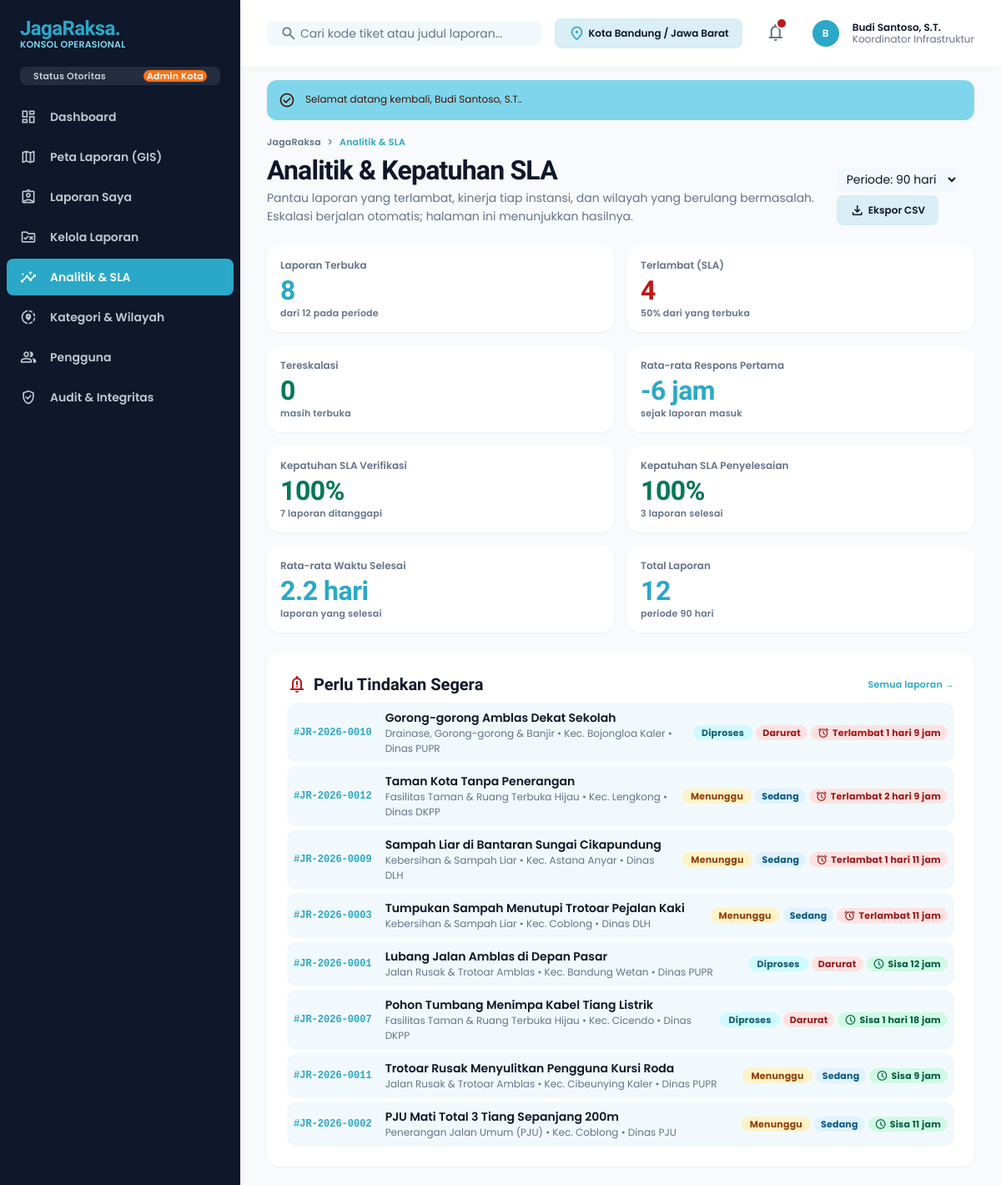
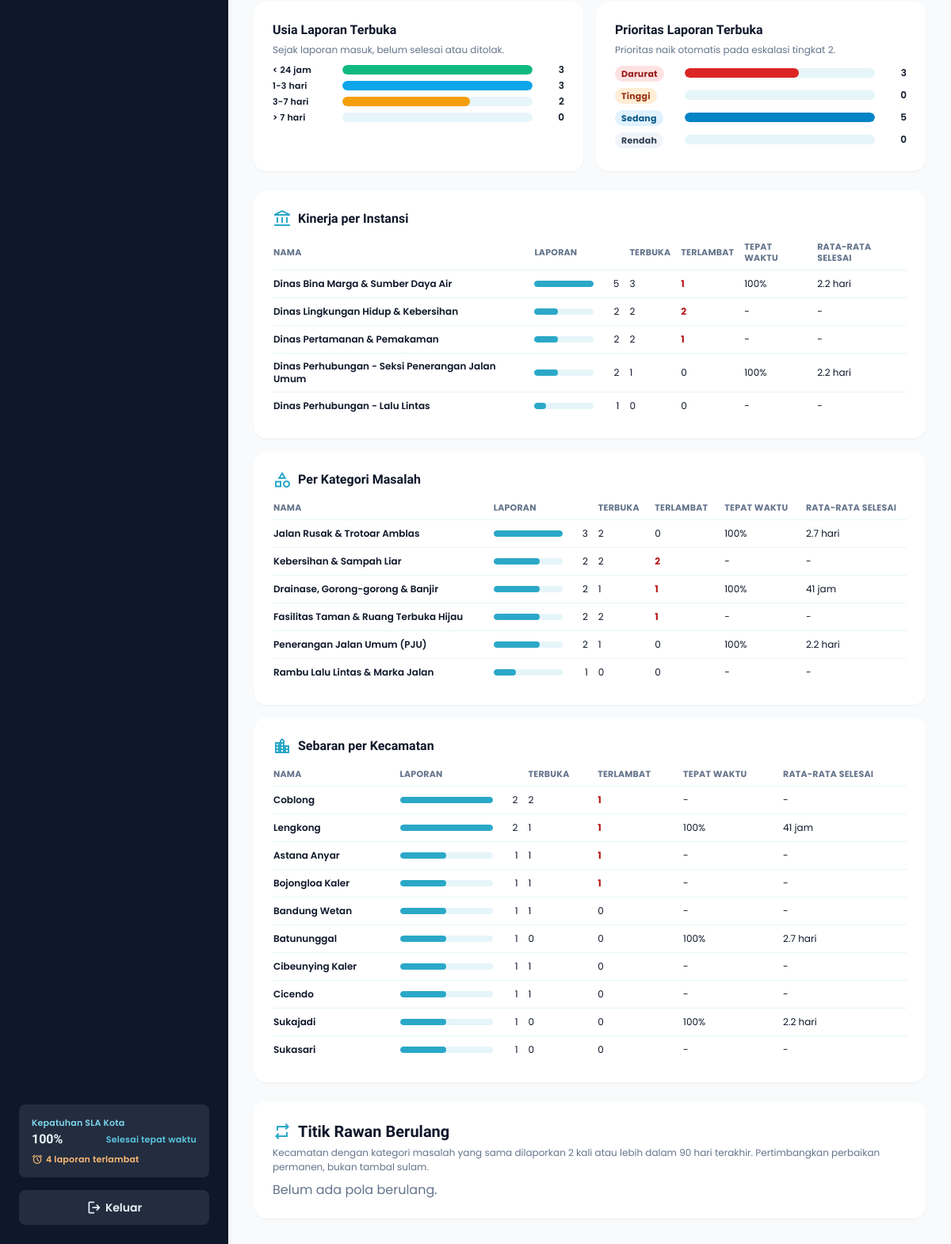
The app's page /analitik.php (signed in) with its own data (2 pictures, top to bottom).
### tables this page shows
CREATE TABLE users (
  id          BIGINT UNSIGNED NOT NULL AUTO_INCREMENT,
  name        VARCHAR(150) NOT NULL,
  username    VARCHAR(50)  NOT NULL,
  email       VARCHAR(190) NOT NULL,
  phone       VARCHAR(25)  NULL,
  password    VARCHAR(255) NOT NULL,                  
  role        ENUM('admin','petugas','pelapor') NOT NULL DEFAULT 'pelapor',
  jabatan     VARCHAR(120) NULL,
  agency_id   INT UNSIGNED NULL,
  is_active   TINYINT(1)   NOT NULL DEFAULT 1,
  last_login  DATETIME     NULL,
  created_at  TIMESTAMP NOT NULL DEFAULT CURRENT_TIMESTAMP,
  PRIMARY KEY (id),
  UNIQUE KEY uq_users_username (username),
  UNIQUE KEY uq_users_email (email),
  KEY idx_users_role (role),
  CONSTRAINT fk_users_agency FOREIGN KEY (agency_id) REFERENCES agencies (id) ON DELETE SET NULL
);

CREATE TABLE reports (
  id            BIGINT UNSIGNED NOT NULL AUTO_INCREMENT,
  ticket_code   VARCHAR(20) NOT NULL,                     
  user_id       BIGINT UNSIGNED NOT NULL,
  category_id   INT UNSIGNED NOT NULL,
  district_id   INT UNSIGNED NULL,
  agency_id     INT UNSIGNED NULL,                        
  assigned_to   BIGINT UNSIGNED NULL,                     
  title         VARCHAR(255) NOT NULL,
  description   TEXT NOT NULL,
  address       VARCHAR(500) NOT NULL,
  latitude      DECIMAL(10,8) NULL,
  longitude     DECIMAL(11,8) NULL,
  impact_level  ENUM('sedang','bahaya') NOT NULL DEFAULT 'sedang',
  is_anonymous  TINYINT(1) NOT NULL DEFAULT 0,
  status        ENUM('pending','proses','selesai','ditolak') NOT NULL DEFAULT 'pending',
  resolved_at   DATETIME NULL,
   
  priority          ENUM('rendah','sedang','tinggi','darurat') NOT NULL DEFAULT 'sedang',
  respond_due_at    DATETIME NULL,                        
  resolve_due_at    DATETIME NULL,                        
  first_response_at DATETIME NULL,
  escalation_level  TINYINT UNSIGNED NOT NULL DEFAULT 0,  
  escalated_at      DATETIME NULL,
   
  deleted_at    DATETIME NULL,
  deleted_by    BIGINT UNSIGNED NULL,
  delete_reason VARCHAR(255) NULL,
  created_at    TIMESTAMP NOT NULL DEFAULT CURRENT_TIMESTAMP,
  updated_at    TIMESTAMP NOT NULL DEFAULT CURRENT_TIMESTAMP ON UPDATE CURRENT_TIMESTAMP,
  PRIMARY KEY (id),
  UNIQUE KEY uq_reports_ticket (ticket_code),
  KEY idx_rep_deleted (deleted_at),
  KEY idx_rep_sla (status, respond_due_at, resolve_due_at),
  KEY idx_rep_priority (priority),
  KEY idx_rep_category (category_id),
  KEY idx_rep_district (district_id),
  KEY idx_rep_status (status),
  KEY idx_rep_created (created_at),
  KEY idx_rep_user (user_id),
  CONSTRAINT fk_rep_user     FOREIGN KEY (user_id)     REFERENCES users (id)      ON DELETE RESTRICT,
  CONSTRAINT fk_rep_cat      FOREIGN KEY (category_id) REFERENCES categories (id),
  CONSTRAINT fk_rep_district FOREIGN KEY (district_id) REFERENCES districts (id)  ON DELETE SET NULL,
  CONSTRAINT fk_rep_agency   FOREIGN KEY (agency_id)   REFERENCES agencies (id)   ON DELETE SET NULL,
  CONSTRAINT fk_rep_assignee FOREIGN KEY (assigned_to) REFERENCES users (id)      ON DELETE SET NULL,
  CONSTRAINT fk_rep_deleter  FOREIGN KEY (deleted_by)  REFERENCES users (id)      ON DELETE SET NULL
);

CREATE TABLE categories (
  id          INT UNSIGNED NOT NULL AUTO_INCREMENT,
  slug        VARCHAR(80)  NOT NULL,
  name        VARCHAR(120) NOT NULL,
  icon        VARCHAR(50)  NOT NULL DEFAULT 'report',     
  agency_id   INT UNSIGNED NULL,                          
  description TEXT NULL,
  PRIMARY KEY (id),
  UNIQUE KEY uq_categories_slug (slug),
  CONSTRAINT fk_cat_agency FOREIGN KEY (agency_id) REFERENCES agencies (id) ON DELETE SET NULL
);

CREATE TABLE districts (
  id        INT UNSIGNED NOT NULL AUTO_INCREMENT,
  name      VARCHAR(100) NOT NULL,
  city      VARCHAR(100) NOT NULL DEFAULT 'Kota Bandung',
  latitude  DECIMAL(10,8) NULL,
  longitude DECIMAL(11,8) NULL,
  PRIMARY KEY (id)
);

CREATE TABLE agencies (
  id          INT UNSIGNED NOT NULL AUTO_INCREMENT,
  code        VARCHAR(20)  NOT NULL,
  name        VARCHAR(150) NOT NULL,
  created_at  TIMESTAMP NOT NULL DEFAULT CURRENT_TIMESTAMP,
  PRIMARY KEY (id),
  UNIQUE KEY uq_agencies_code (code)
);

### analitik.php (the view, shortened to what the rows shown need)
<?php
require_once __DIR__ . '/config.php';
$user      = require_role('admin', 'petugas');
$days    = (int)($_GET['hari'] ?? 90);
$since = $days ? "AND r.created_at >= (NOW() - INTERVAL $days DAY)" : '';
$base  = "r.deleted_at IS NULL $since";
$OPEN  = "r.status IN ('pending','proses')";
$OVER  = sql_overdue_expr('r');
$queue = db()->query("SELECT r.id, r.ticket_code, r.title, r.status, r.priority, r.created_at, r.respond_due_at, r.resolve_due_at, r.resolved_at, r.escalation_level,
                             c.name cat_name, d.name district_name, a.code agency_code
                      FROM reports r JOIN categories c ON c.id = r.category_id
                      LEFT JOIN districts d ON d.id = r.district_id LEFT JOIN agencies a ON a.id = r.agency_id
                      WHERE r.deleted_at IS NULL AND $OPEN
                      ORDER BY ($OVER) DESC, FIELD(r.priority, 'darurat', 'tinggi', 'sedang', 'rendah'), r.created_at LIMIT 10")->fetchAll();
$prioOpen = array_fill_keys(PRIORITY_ORDER, 0);
foreach (db()->query("SELECT priority, COUNT(*) n FROM reports WHERE deleted_at IS NULL AND status IN ('pending','proses') GROUP BY priority")->fetchAll() as $x) {
    $prioOpen[$x['priority']] = (int)$x['n'];
}
$grp = function ($table, $fk) use ($base, $OPEN, $OVER) {
    return db()->query("SELECT t.name, COUNT(r.id) total, SUM($OPEN) open_n, SUM($OPEN AND $OVER) overdue,
                               SUM(r.status = 'selesai') done, SUM(r.status = 'selesai' AND r.resolved_at <= r.resolve_due_at) ontime,
                               AVG(CASE WHEN r.status = 'selesai' THEN TIMESTAMPDIFF(HOUR, r.created_at, r.resolved_at) END) avg_h
                        FROM $table t LEFT JOIN reports r ON r.$fk = t.id AND $base
                        GROUP BY t.id, t.name ORDER BY total DESC, overdue DESC, t.name")->fetchAll();
};
$byAgency   = $grp('agencies', 'agency_id');
$byCategory = $grp('categories', 'category_id');
$byDistrict = $grp('districts', 'district_id');
$card = 'bg-surface-container-lowest rounded-xl shadow-sm p-space-lg';
function group_table($title, $icon, $rows)
{
    $max = 1;
    foreach ($rows as $x) {
        $max = max($max, (int)$x['total']);
    }
    ob_start(); ?>
    <div class="bg-surface-container-lowest rounded-xl shadow-sm p-space-lg">
      <div class="overflow-x-auto">
      <table class="w-full text-left min-w-[520px]">
        <thead class="font-label-sm text-label-sm text-on-surface-variant uppercase"><tr><th class="py-2 pr-3">Nama</th><th class="py-2 pr-3">Laporan</th><th class="py-2 pr-3">Terbuka</th><th class="py-2 pr-3">Terlambat</th><th class="py-2 pr-3">Tepat waktu</th><th class="py-2">Rata-rata selesai</th></tr></thead>
        <?php foreach ($rows as $x): $t = (int)$x['total']; $done = (int)$x['done']; $ov = (int)$x['overdue']; $h = $x['avg_h']; ?>
        <?php endforeach; ?>
      </table></div>
    </div>
    <?php
    return ob_get_clean();
}
include __DIR__ . '/includes/app_top.php';
?>
<div class="flex flex-col md:flex-row md:items-end justify-between gap-space-md mb-space-lg">
  <div class="max-w-2xl">
    <h1 class="font-headline-xl text-headline-xl tracking-tight">Analitik &amp; Kepatuhan SLA</h1>
  </div>
</div>
<div class="<?= $card ?> mb-space-lg">
  <div class="flex flex-col gap-space-xs">
  <?php foreach ($queue as $r): ?>
    <a href="kelola-laporan.php?id=<?= (int)$r['id'] ?>" class="flex flex-col md:flex-row md:items-center gap-space-xs md:gap-space-md p-space-sm rounded-lg bg-surface-container-low hover:bg-surface-container transition-colors">
      <span class="font-mono text-body-sm text-primary font-bold whitespace-nowrap">#<?= e($r['ticket_code']) ?></span>
      <span class="flex-1 min-w-0"><span class="block font-label-lg text-label-lg truncate"><?= e($r['title']) ?></span>
        <span class="block font-body-sm text-body-sm text-on-surface-variant"><?= e($r['cat_name']) ?> • Kec. <?= e($r['district_name'] ?? '-') ?><?= $r['agency_code'] ? ' • Dinas ' . e($r['agency_code']) : ' • Belum disposisi' ?></span></span>
      <span class="flex flex-wrap items-center gap-1"><?= status_badge($r['status']) ?><?= priority_badge($r['priority']) ?><?= sla_badge($r) ?><?php if ((int)$r['escalation_level'] > 0): ?><span class="font-label-sm text-label-sm text-orange-700">Eskalasi <?= (int)$r['escalation_level'] ?></span><?php endif; ?></span>
    </a>
  <?php endforeach; ?>
  </div>
</div>
<div class="grid grid-cols-1 lg:grid-cols-2 gap-gutter-sm mb-space-lg">
  <div class="<?= $card ?>">
    <?php $mx = max(1, max($prioOpen)); foreach (array_reverse(PRIORITY_ORDER) as $p): ?>
      <div class="flex items-center gap-2 mb-space-xs"><span class="w-20"><?= priority_badge($p) ?></span>
        <div class="flex-1 h-3 bg-surface-container rounded-full overflow-hidden"><div class="h-full rounded-full" style="width:<?= round($prioOpen[$p] / $mx * 100) ?>%;background:<?= PRIORITY_META[$p]['color'] ?>"></div></div><span class="w-8 text-right font-label-md text-label-md"><?= $prioOpen[$p] ?></span></div>
    <?php endforeach; ?>
  </div>
</div>
<div class="flex flex-col gap-gutter-sm mb-space-lg">
  <?= group_table('Kinerja per Instansi', 'account_balance', $byAgency) ?>
  <?= group_table('Per Kategori Masalah', 'category', $byCategory) ?>
  <?= group_table('Sebaran per Kecamatan', 'location_city', $byDistrict) ?>
</div>
<?php include __DIR__ . '/includes/app_bottom.php'; ?>

### includes/app_top.php (shortened to what the rows shown need)
<?php
require_once __DIR__ . '/../config.php';
$user = $user ?? require_login();
if (is_staff($user)) {
    run_escalation();
}
include __DIR__ . '/head.php';
?>
<body class="bg-background font-body-md text-on-surface antialiased">
<aside id="sidebar" class="fixed left-0 top-0 h-full w-72 bg-inverse-surface text-inverse-on-surface z-[1200] flex flex-col justify-between shadow-[0_1px_8px_rgba(16,42,67,0.08)] -translate-x-full lg:translate-x-0 transition-transform">
  <div class="flex flex-col">
    <div class="px-space-lg mb-space-md">
      <div class="flex items-center justify-between px-space-md py-space-xs rounded bg-surface-variant/10">
        <span class="font-label-sm text-label-sm text-inverse-on-surface/80">Status Otoritas</span>
        <span class="font-label-sm text-label-sm px-space-xs rounded bg-tertiary-container text-on-tertiary-container"><?= e(role_label($user['role'])) ?></span>
      </div>
    </div>
  </div>
</aside>
<div class="lg:pl-72">
  <header class="fixed top-0 left-0 lg:left-72 right-0 h-20 bg-surface-container-lowest/90 backdrop-blur-md shadow-[0_1px_8px_rgba(16,42,67,0.04)] z-[1100] flex items-center justify-between px-margin-mobile lg:px-gutter-lg gap-space-md">
    <div class="flex items-center gap-space-lg">
      <div class="flex items-center gap-space-md pl-space-xs">
        <?= user_avatar($user) ?>
        <div class="hidden sm:flex flex-col text-left">
          <span class="font-label-md text-label-md text-on-surface leading-none"><?= e($user['name']) ?></span>
          <span class="font-body-sm text-body-sm text-on-surface-variant leading-none mt-space-2xs"><?= e($user['jabatan'] ?: role_label($user['role'])) ?></span>
        </div>
      </div>
    </div>
  </header>
  <main class="relative pt-20 bg-background min-h-screen px-margin-mobile lg:px-gutter-lg py-space-xl">
    <div class="flex flex-col w-full pt-space-md">

### config.php (shortened to what the rows shown need)
<?php
function db()
{
    static $pdo = null;
    if ($pdo === null) {
        try {
            $pdo = new PDO(
                'mysql:host=' . DB_HOST . ';port=' . DB_PORT . ';dbname=' . DB_NAME . ';charset=utf8mb4',
                DB_USER,
                DB_PASS,
                [
                    PDO::ATTR_ERRMODE            => PDO::ERRMODE_EXCEPTION,
                    PDO::ATTR_DEFAULT_FETCH_MODE => PDO::FETCH_ASSOC,
                    PDO::ATTR_EMULATE_PREPARES   => true,
                ]
            );
            $pdo->exec("SET time_zone = '+07:00'");
        } catch (PDOException $ex) {
            http_response_code(500);
            $msg = 'Koneksi database gagal. Pastikan MySQL berjalan, database.sql sudah diimpor, dan kredensial di config.php benar.';
            if (APP_DEBUG) {
                $msg .= "\n\nDetail: " . $ex->getMessage() . "\n\nBuka diagnosa.php untuk pemeriksaan lengkap.";
            }
            header('Content-Type: text/plain; charset=utf-8');
            exit($msg);
        }
    }
    return $pdo;
}
function e($v)
{
    return htmlspecialchars((string)$v, ENT_QUOTES | ENT_SUBSTITUTE, 'UTF-8');
}
function current_user()
{
    static $loaded = false, $user = null;
    if (!$loaded) {
        if (!empty($_SESSION['uid'])) {
            $st = db()->prepare('SELECT u.*, a.name AS agency_name FROM users u
                                 LEFT JOIN agencies a ON a.id = u.agency_id
                                 WHERE u.id = ? AND u.is_active = 1');
            $st->execute([(int)$_SESSION['uid']]);
            $user = $st->fetch() ?: null;
        }
    }
    return $user;
}
function require_login()
{
    $u = current_user();
    return $u;
}
function require_role(...$roles)
{
    $u = require_login();
    return $u;
}
function role_label($role)
{
    $m = ['admin' => 'Admin Kota', 'petugas' => 'Petugas Lapangan', 'pelapor' => 'Warga Pelapor'];
    return $m[$role] ?? $role;
}
function user_avatar($u)
{
    $initial = mb_strtoupper(mb_substr($u['name'], 0, 1));
    return '<div class="w-8 h-8 rounded-full bg-primary-container text-on-primary-container flex items-center justify-center font-label-md text-label-md">'
        . e($initial) . '</div>';
}
function status_badge($s, $extra = '')
{
    $m = STATUS_META[$s] ?? STATUS_META['pending'];
    return '<span class="px-2.5 py-0.5 rounded-full font-label-sm text-label-sm font-bold ' . $m['badge'] . ' ' . $extra . '">'
        . e($m['label']) . '</span>';
}
require_once __DIR__ . '/includes/core_v2.php';

### includes/core_v2.php (shortened to what the rows shown need)
<?php
function dur_text($sec)
{
    $sec = abs((int)$sec);
    if ($sec < 86400) {
        return (int)floor($sec / 3600) . ' jam';
    }
    $d = (int)floor($sec / 86400);
    $h = (int)floor(($sec % 86400) / 3600);
    return $d . ' hari' . ($h ? ' ' . $h . ' jam' : '');
}
function sql_overdue_expr($a = 'r')
{
    return "(CASE WHEN {$a}.status = 'pending' THEN {$a}.respond_due_at ELSE {$a}.resolve_due_at END) < NOW()";
}
function sla_state($r)
{
    $st = $r['status'];
    $due  = $st === 'pending' ? ($r['respond_due_at'] ?? null) : ($r['resolve_due_at'] ?? null);
    $what = $st === 'pending' ? 'verifikasi' : 'penyelesaian';
    $left = strtotime($due) - time();
    if ($left < 0) {
        return ['key' => 'overdue', 'label' => 'Terlambat ' . dur_text($left), 'badge' => 'bg-red-100 text-red-800', 'late' => true, 'what' => $what, 'left' => $left];
    }
    return ['key' => 'ok', 'label' => 'Sisa ' . dur_text($left), 'badge' => 'bg-emerald-100 text-emerald-800', 'late' => false, 'what' => $what, 'left' => $left];
}
function run_escalation($force = false)
{
    try {
        $rows = db()->query("SELECT id, ticket_code, title, status, priority, agency_id, user_id, respond_due_at, resolve_due_at, escalation_level
                             FROM reports WHERE deleted_at IS NULL AND status IN ('pending','proses') AND escalation_level < 2")->fetchAll();
    } catch (Throwable $ex) {
        return 0;
    }
    $count = 0;
    foreach ($rows as $r) {
        try {
            $due = $r['status'] === 'pending' ? $r['respond_due_at'] : $r['resolve_due_at'];
            $late = time() - strtotime($due);
            if ($late <= 0) {
                continue;
            }
            $count++;
        } catch (Throwable $ex) {
        }
    }
    return $count;
}
function priority_badge($p)
{
    $m = PRIORITY_META[$p] ?? PRIORITY_META['sedang'];
    return '<span class="px-2 py-0.5 rounded-full font-label-sm text-label-sm font-bold ' . $m['badge'] . '">' . e($m['label']) . '</span>';
}
function sla_badge($r)
{
    $s   = sla_state($r);
    $ico = ['overdue' => 'alarm', 'warning' => 'hourglass_top', 'ok' => 'schedule', 'done_ok' => 'task_alt', 'done_late' => 'alarm', 'closed' => 'block', 'none' => 'schedule'][$s['key']] ?? 'schedule';
    return '<span class="inline-flex items-center gap-1 px-2 py-0.5 rounded-full font-label-sm text-label-sm font-bold ' . $s['badge'] . '">'
        . '<span class="material-symbols-outlined text-[14px]">' . $ico . '</span>' . e($s['label']) . '</span>';
}

### records on screen
users: role "Admin Kota", name "B", name "Budi Santoso, S.T.", jabatan "Koordinator Infrastruktur"
reports: ticket_code "JR-2026-0010", title "Gorong-gorong Amblas Dekat Sekolah", category.name "Drainase, Gorong-gorong & Banjir", district.name "Bojongloa Kaler", agency.code "PUPR", status "Diproses", priority "Darurat", status+resolve_due_at "Terlambat 1 hari 9 jam"
reports: ticket_code "JR-2026-0012", title "Taman Kota Tanpa Penerangan", category.name "Fasilitas Taman & Ruang Terbuka Hijau", district.name "Lengkong", agency.code "DKPP", status "Menunggu", priority "Sedang", status+respond_due_at "Terlambat 2 hari 9 jam"
reports: ticket_code "JR-2026-0009", title "Sampah Liar di Bantaran Sungai Cikapundung", category.name "Kebersihan & Sampah Liar", district.name "Astana Anyar", agency.code "DLH", status "Menunggu", priority "Sedang", status+respond_due_at "Terlambat 1 hari 11 jam", agency "3", escalation_level "0", user "5"
reports: ticket_code "JR-2026-0003", title "Tumpukan Sampah Menutupi Trotoar Pejalan Kaki", category.name "Kebersihan & Sampah Liar", district.name "Coblong", agency.code "DLH", status "Menunggu", priority "Sedang", status+respond_due_at "Terlambat 11 jam"
reports: ticket_code "JR-2026-0001", title "Lubang Jalan Amblas di Depan Pasar", category.name "Jalan Rusak & Trotoar Amblas", district.name "Bandung Wetan", agency.code "PUPR", status "Diproses", priority "Darurat", status+resolve_due_at "Sisa 12 jam"
reports: ticket_code "JR-2026-0007", title "Pohon Tumbang Menimpa Kabel Tiang Listrik", category.name "Fasilitas Taman & Ruang Terbuka Hijau", district.name "Cicendo", agency.code "DKPP", status "Diproses", priority "Darurat", status+resolve_due_at "Sisa 1 hari 18 jam"
reports: ticket_code "JR-2026-0011", title "Trotoar Rusak Menyulitkan Pengguna Kursi Roda", category.name "Jalan Rusak & Trotoar Amblas", district.name "Cibeunying Kaler", agency.code "PUPR", status "Menunggu", priority "Sedang", status+respond_due_at "Sisa 9 jam"
reports: ticket_code "JR-2026-0002", title "PJU Mati Total 3 Tiang Sepanjang 200m", category.name "Penerangan Jalan Umum (PJU)", district.name "Coblong", agency.code "PJU", status "Menunggu", priority "Sedang", status+respond_due_at "Sisa 11 jam"

### other values on screen
$label "Dashboard"
$label "Peta Laporan (GIS)"
$label "Laporan Saya"
$label "Kelola Laporan"
$label "Analitik & SLA"
$label "Kategori & Wilayah"
$label "Pengguna"
$label "Audit & Integritas"
$slaPct "100%"
$sla['overdue'] "4"
$f['msg'] "Selamat datang kembali, Budi Santoso, S.T.."
$l "Laporan Terbuka"
$v "8"
$sub "dari 12 pada periode"
$l "Terlambat (SLA)"
